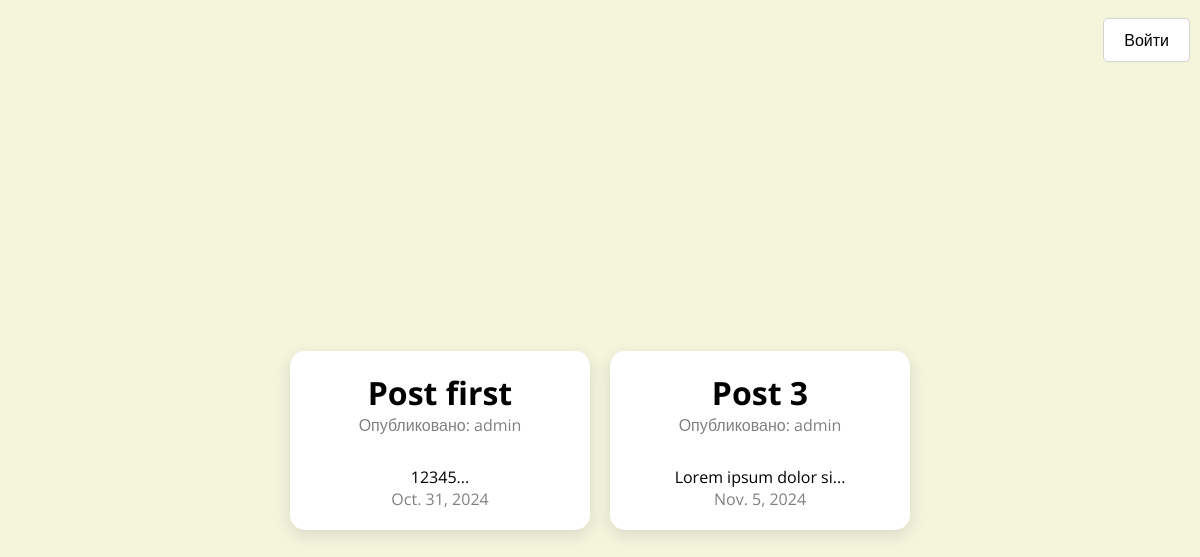
Before: / with the older database file.
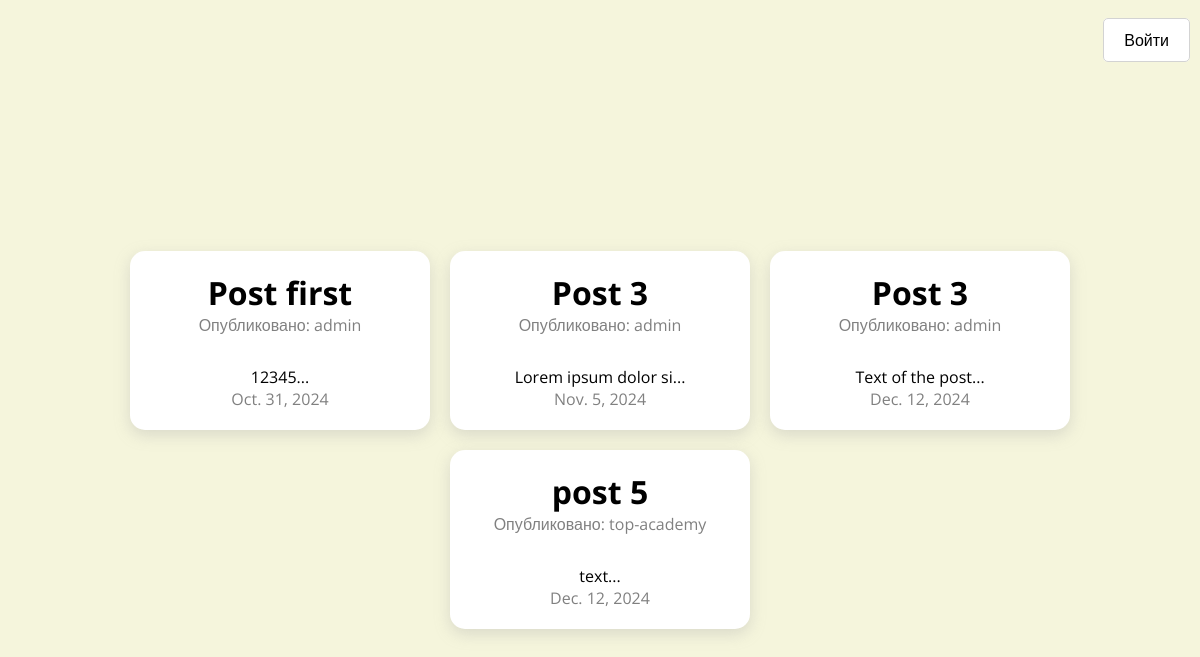
After: the same page with the newer database file.
### app/models.py (models this page shows, shortened)
class Post(models.Model):
    title = models.CharField(max_length=255)
    body = models.TextField()
    author = models.ForeignKey(
        User, null=True, blank=True, on_delete=models.CASCADE, default=1
    )
    date_added = models.DateField(auto_now_add=True)
    image = models.ImageField(default="default.png", blank=True)
    def snippet(self):
        return self.body[:20].strip()

### app/views.py (the view)
# urls.py: path('', home, name='home'),
def home(request):
    posts = Post.objects.all()
    return render(request, "home.html", {"posts": posts})

### app/templates/home.html
{% extends 'base_layout.html' %}
{% block content %}
<div class="container">
  {% for post in posts %}
  <a class="post" href="{% url 'app:post_detail' post.id %}">
    <div>
      <div class="title">{{post.title}}</div>
      <div class="author">Опубликовано: {{post.author}}</div>
    </div>
    <div>
      <div class="text">{{post.snippet}}...</div>
      <div class="date">{{post.date_added}}</div>
    </div>
  </a>
  {% endfor %}
</div>
{% endblock %}

### app/templates/base_layout.html (shortened to what this page needs)
{% load static %}
<!DOCTYPE html>
<html lang="en">
  <head>
    <link rel="stylesheet" href="{% static 'style.css' %}" />
  </head>
  <body>
    <header>
      <nav class="navbar">
        <div class="navbar-start">
        </div>
        <div class="navbar-menu">
          <div class="navbar-item">
            {% if user.is_authenticated %}
            <a class="button" href="{% url 'users:logout' %}">Выйти</a>
            {% else %}
            <a class="button" href="{% url 'users:login' %}">Войти</a>
            {% endif %}
          </div>
        </div>
      </nav>
    </header>
    <main>{% block content %} {% endblock %}</main>
  </body>
</html>

### static/style.css (style rules this page uses)
* { margin: 0; padding: 0; box-sizing: border-box; font-family: "Open Sans", sans-serif; }
body { height: 100vh; background: #f5f5dc; }
.navbar { display: flex; justify-content: space-between; align-items: center; padding: 10px; height: 10vh; }
.navbar-menu { display: flex; gap: 10px; }
.navbar-start { width: 5%; cursor: pointer; }
.navbar .button { padding: 10px 20px; border: 1px solid lightgrey; background: white; border-radius: 5px; cursor: pointer; color: black; text-decoration: none; }
main { height: 90vh; }
.container { height: 100%; display: flex; justify-content: center; align-items: center; align-content: center; gap: 20px; flex-wrap: wrap; }
.post { background: white; padding: 20px; width: 25%; text-align: center; display: flex; flex-direction: column; gap: 30px; border-radius: 15px; cursor: pointer; transition: 0.5s; box-shadow: rgba(166, 166, 166, 0.35) 0px 5px 15px; text-decoration: none; color: black; }
.container .title { font-weight: bold; font-size: 2rem; }
.author, .date { color: grey; }

Changed rows visible on the page:
added Post: title "Post 3", author "admin", snippet "Text of the post", date_added "Dec. 12, 2024"
added Post: title "post 5", author "top-academy", snippet "text", date_added "Dec. 12, 2024"
